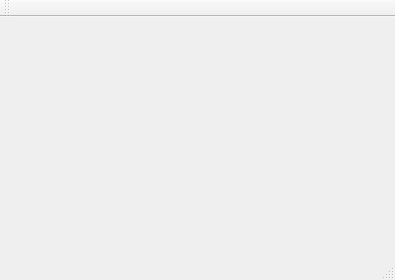
<?xml version="1.0" encoding="UTF-8"?>
<ui version="4.0">
 <class>MainWindow</class>
 <widget class="QMainWindow" name="MainWindow">
  <property name="geometry">
   <rect>
    <x>0</x>
    <y>0</y>
    <width>395</width>
    <height>280</height>
   </rect>
  </property>
  <property name="windowTitle">
   <string>MainWindow</string>
  </property>
  <widget class="QWidget" name="centralWidget"/>
  <widget class="QMenuBar" name="menuBar">
   <property name="geometry">
    <rect>
     <x>0</x>
     <y>0</y>
     <width>395</width>
     <height>23</height>
    </rect>
   </property>
  </widget>
  <widget class="QToolBar" name="mainToolBar">
   <attribute name="toolBarArea">
    <enum>TopToolBarArea</enum>
   </attribute>
   <attribute name="toolBarBreak">
    <bool>false</bool>
   </attribute>
  </widget>
  <widget class="QStatusBar" name="statusBar"/>
 </widget>
 <layoutdefault spacing="6" margin="11"/>
 <resources/>
 <connections/>
</ui>
